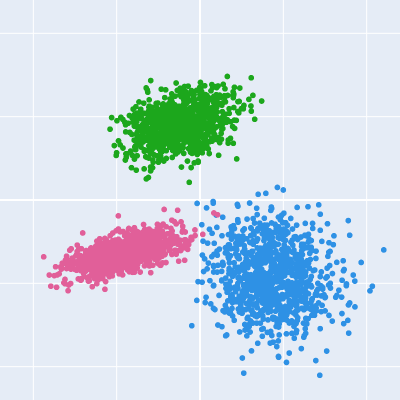

Notebook source saved alongside this figure:
### Code cell
N = 1000
C = 3

last_state = np.random.get_state()
centers = np.random.uniform(-10, 10, (C, 2))

# random covariance matrix
spreads = []
for _ in range(C):
	A = (np.random.rand(2, 2) - 0.5) * 3
	cov = np.dot(A, A.transpose())  # make it symmetric positive definite
	spreads.append(cov)

points = []
for i in range(C):
	pts = np.random.multivariate_normal(mean=centers[i], cov=spreads[i], size=N)
	points.append(pts)
 
points = np.vstack(points)
labels = np.array([i for i in range(C) for _ in range(N)])

fig = px.scatter(x=points[:, 0], y=points[:, 1], color=labels.astype(str), color_discrete_sequence=colors)
fig.update_layout(showlegend=False, width=400, height=400, margin=dict(l=0, r=0, t=0, b=0))
fig.update_xaxes(title_text=None, range=[-12, 12], showticklabels=False)
fig.update_yaxes(title_text=None, range=[-12, 12], showticklabels=False)

### Figure 1 — Plotly figure (JSON) as saved in the notebook; plotly's stock layout.template omitted (floating-point values rounded to 4 significant figures; data arrays with more than 128 entries replaced by an {"elided": "..."} marker saying what was removed)
{"data": [{"hovertemplate": "color=0<br>x=%{x}<br>y=%{y}<extra></extra>", "legendgroup": "0", "marker": {"color": "#2E91E5", "symbol": "circle"}, "mode": "markers", "name": "0", "showlegend": true, "type": "scattergl", "x": {"elided": "1000 float values"}, "xaxis": "x", "y": {"elided": "1000 float values"}, "yaxis": "y"}, {"hovertemplate": "color=1<br>x=%{x}<br>y=%{y}<extra></extra>", "legendgroup": "1", "marker": {"color": "#E15F99", "symbol": "circle"}, "mode": "markers", "name": "1", "showlegend": true, "type": "scattergl", "x": {"elided": "1000 float values"}, "xaxis": "x", "y": {"elided": "1000 float values"}, "yaxis": "y"}, {"hovertemplate": "color=2<br>x=%{x}<br>y=%{y}<extra></extra>", "legendgroup": "2", "marker": {"color": "#1CA71C", "symbol": "circle"}, "mode": "markers", "name": "2", "showlegend": true, "type": "scattergl", "x": {"elided": "1000 float values"}, "xaxis": "x", "y": {"elided": "1000 float values"}, "yaxis": "y"}], "layout": {"height": 400, "legend": {"title": {"text": "color"}, "tracegroupgap": 0}, "margin": {"b": 0, "l": 0, "r": 0, "t": 0}, "showlegend": false, "width": 400, "xaxis": {"anchor": "y", "domain": [0, 1], "range": [-12, 12], "showticklabels": false, "title": {}}, "yaxis": {"anchor": "x", "domain": [0, 1], "range": [-12, 12], "showticklabels": false, "title": {}}}}
